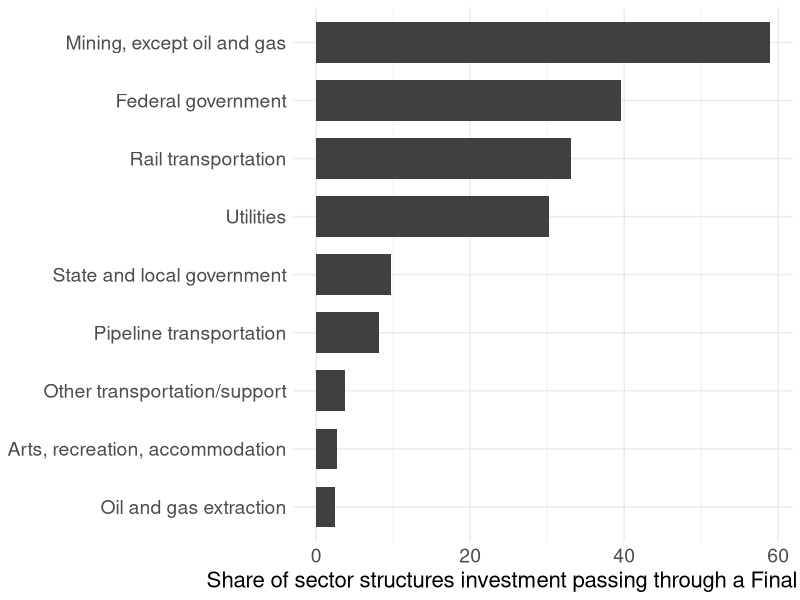

Write R code to recreate this figure.
# Plot per-sector NEPA exposure rate ϕ_i^structures.
#
# Reads the per-sector decomposition written by compute_domar.R and produces a
# horizontal bar chart showing each sector's exposure rate (% of sector
# structures investment passing through a Final EIS, 2020-2024 panel).
#
# This is the "intensity" view (ignores Domar weight). It answers: which
# sectors face the largest NEPA-exposure share of their own investment?
#
# Output: output/sector_exposure.png

suppressPackageStartupMessages({
  library(dplyr); library(readr); library(ggplot2)
})

library(here)

d <- read_csv(here("output", "phi_domar_by_sector.csv"),
              show_col_types = FALSE) |>
     filter(phi_agg_avg > 0) |>
     mutate(phi_pct  = 100 * phi_agg_avg,
            # Tidy long labels for the chart
            label = recode(go_label,
              "Arts, entertainment, recreation, accommodation, and food services" =
                "Arts, recreation, accommodation",
              "Other transportation and support activities" =
                "Other transportation/support",
              "Agriculture, forestry, fishing, and hunting" =
                "Agriculture, forestry, fishing"
            )) |>
     arrange(phi_pct) |>
     mutate(label = factor(label, levels = label))

p <- ggplot(d, aes(x = label, y = phi_pct)) +
  geom_col(fill = "grey25", width = 0.7) +
  coord_flip() +
  labs(
    title = NULL,
    x = NULL,
    y = "Share of sector structures investment passing through a Final EIS (%)"
  ) +
  theme_minimal() +
  theme(
    axis.title = element_text(size = 16),
    axis.text = element_text(size = 14)
  )

png_path <- here("output", "sector_exposure.png")
ggsave(png_path, p, width = 10, height = 5, dpi = 300)
cat(sprintf("Saved sector-exposure plot to %s\n", png_path))
